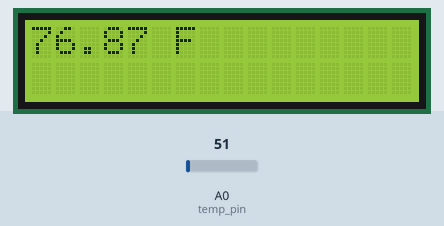
The sketch below on a simulated Arduino Uno, built with avr-gcc and run on an emulated ATmega328P. On the bench: 16×2 character LCD. The test bench sets the inputs (shaded band); at power-on: A0 (temp_pin) = 51. What the sketch prints to the serial monitor is not drawn.

Above: at 1.2 s.
1.3 s: A0 (temp_pin) set to 61
At 2.5 s:
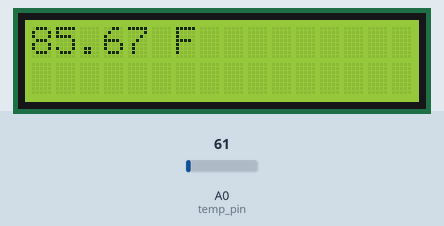
3.0 s: A0 (temp_pin) set to 71
At 3.9 s:
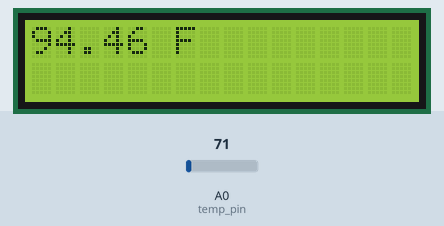
4.5 s: A0 (temp_pin) set to 86
At 5.3 s:
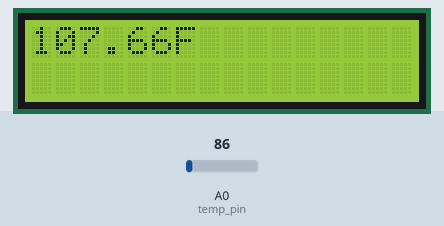
Timing chart, 0 to 7.5 s (numbered marks = the images above; inputs shaded):
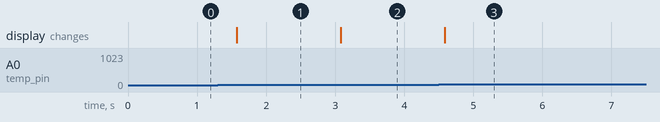

The sketch:

ELB_LCD.ino
```cpp
// LCD Library
#include <LiquidCrystal.h>

// Variable Declarization
int temp_pin = A0;
LiquidCrystal LCD(2, 3 ,4, 5, 6, 7);

void setup() {
  Serial.begin(9600);
  pinMode(temp_pin, INPUT);
  LCD.begin(16, 2);
}

void loop() {
  int analogvalue = analogRead(temp_pin);
  float voltage = (analogvalue / 1023.0) * 5;
  float TemperatureC = voltage * 100;
  float TemperatureF = TemperatureC * 9/5 + 32;

  Serial.print("Temperature: ");
  Serial.print(TemperatureF);

  LCD.setCursor(0, 0);
  LCD.print(TemperatureF);

  Serial.println(" °F");

  LCD.setCursor(6, 0);
  LCD.print("F");

  delay(500);
}
```

Measured:
- after the input at 1.3 s, the display: changes after 0.27 s (image 1)
- after the input at 3.0 s, the display: changes after 0.08 s (image 2)
- after the input at 4.5 s, the display: changes after 0.08 s (image 3)
